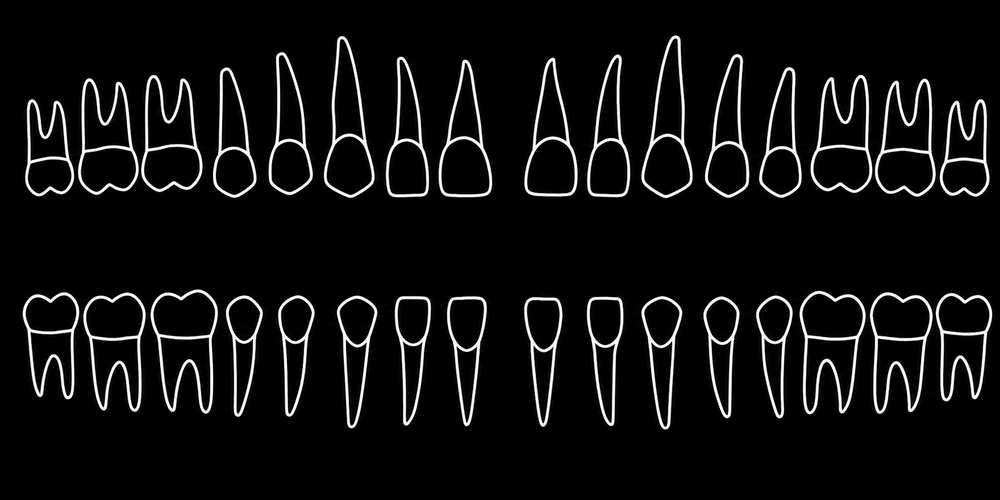
#> input picture 81c35db2-18ef-4953-ad59-a5f41ccd61e2.png, 1000 x 500 px, shrunk from 1774 x 887 before the run
$ python detect_teeth_boxes.py 81c35db2-18ef-4953-ad59-a5f41ccd61e2.png
#> lines starting #> are read from the running program, lines starting #| are printed output that depends on the picture; after the words box and inside, x2 and y2 are one past the last pixel; in counts of white or black regions, pixels touching at a corner belong together
import argparse
import json
import os
from pathlib import Path

import cv2
import numpy as np


def load_visible_mask(image_path: str, threshold: int = 20) -> tuple[np.ndarray, np.ndarray]:
    """
    Loads an image and creates a binary mask of visible pixels.

    Works with:
    - PNGs with transparency
    - JPG/PNG images on black backgrounds
    """

    img = cv2.imread(image_path, cv2.IMREAD_UNCHANGED)

    if img is None:
        raise FileNotFoundError(f"Could not load image: {image_path}")

    if len(img.shape) == 3 and img.shape[2] == 4:
        bgr = img[:, :, :3]
        alpha = img[:, :, 3]

        gray = cv2.cvtColor(bgr, cv2.COLOR_BGR2GRAY)

        # Keep pixels that are both visible and not basically black
        mask = np.where((alpha > threshold) & (gray > threshold), 255, 0).astype(np.uint8)

    else:
        if len(img.shape) == 2:
            gray = img
            bgr = cv2.cvtColor(img, cv2.COLOR_GRAY2BGR)
        else:
            bgr = img
            gray = cv2.cvtColor(img, cv2.COLOR_BGR2GRAY)

        _, mask = cv2.threshold(gray, threshold, 255, cv2.THRESH_BINARY)

    return bgr, mask


def remove_long_horizontal_lines(mask: np.ndarray, kernel_width: int = 70) -> np.ndarray:
    """
    Removes long horizontal rules/guide lines from the chart.

    Tooth charts often have long horizontal lines running through them.
    Those lines can connect multiple teeth together, so we remove them before contour detection.
    """

    horizontal_kernel = cv2.getStructuringElement(cv2.MORPH_RECT, (kernel_width, 1))
    detected_lines = cv2.morphologyEx(mask, cv2.MORPH_OPEN, horizontal_kernel, iterations=1)

    cleaned = cv2.subtract(mask, detected_lines)
    return cleaned


def connect_tooth_outlines(
    mask: np.ndarray,
    dilate_width: int = 9,
    dilate_height: int = 9,
    dilate_iterations: int = 1,
) -> np.ndarray:
    """
    Connects broken tooth outlines so each tooth becomes one larger object.

    This version works better for cleaned mask images where the teeth are white outlines
    on a black background.
    """

    # First, threshold hard so faint gray pixels do not become random detections.
    _, clean = cv2.threshold(mask, 150, 255, cv2.THRESH_BINARY)

    # Close small gaps in the tooth outlines.
    close_kernel = cv2.getStructuringElement(cv2.MORPH_ELLIPSE, (17, 17))
    connected = cv2.morphologyEx(clean, cv2.MORPH_CLOSE, close_kernel, iterations=1)

    # Thicken the outlines slightly so broken pieces join together.
    dilate_kernel = cv2.getStructuringElement(
        cv2.MORPH_ELLIPSE,
        (dilate_width, dilate_height)
    )

    connected = cv2.dilate(
        connected,
        dilate_kernel,
        iterations=dilate_iterations
    )

    return connected

def filter_boxes(
    contours,
    image_width: int,
    image_height: int,
    min_width: int = 14,
    min_height: int = 30,
    max_width: int = 130,
    max_height: int = 170,
    min_area: int = 250,
    max_aspect_ratio: float = 3.0,
) -> list[dict]:
    """
    Converts contours into bounding boxes and filters obvious non-teeth.

    These values are intentionally adjustable because tooth chart images vary.
    """

    boxes = []

    for contour in contours:
        x, y, w, h = cv2.boundingRect(contour)
        area = cv2.contourArea(contour)

        if w < min_width or h < min_height:
            continue

        if w > max_width or h > max_height:
            continue

        if area < min_area:
            continue

        aspect_ratio = w / h

        # Reject long skinny horizontal objects.
        if aspect_ratio > max_aspect_ratio:
            continue

        # Reject objects that are suspiciously close to full image width.
        if w > image_width * 0.2:
            continue

        boxes.append(
            {
                "x": int(x),
                "y": int(y),
                "width": int(w),
                "height": int(h),
                "center_x": int(x + w / 2),
                "center_y": int(y + h / 2),
                "area": float(area),
            }
        )

    return boxes


def group_rows(boxes: list[dict], row_tolerance: int = 45) -> list[list[dict]]:
    """
    Groups detected teeth into rows based on vertical center position.

    This makes numbering easier because teeth are sorted row-by-row,
    left-to-right.
    """

    if not boxes:
        return []

    boxes = sorted(boxes, key=lambda b: b["center_y"])

    rows = []

    for box in boxes:
        placed = False

        for row in rows:
            row_center = sum(b["center_y"] for b in row) / len(row)

            if abs(box["center_y"] - row_center) <= row_tolerance:
                row.append(box)
                placed = True
                break

        if not placed:
            rows.append([box])

    for row in rows:
        row.sort(key=lambda b: b["center_x"])

    rows.sort(key=lambda row: sum(b["center_y"] for b in row) / len(row))

    return rows


def assign_ids(boxes: list[dict], row_tolerance: int = 45) -> list[dict]:
    """
    Assigns simple IDs like tooth_001, tooth_002, etc.

    You can later replace these with real dental numbers.
    """

    rows = group_rows(boxes, row_tolerance=row_tolerance)

    numbered = []
    counter = 1

    for row_index, row in enumerate(rows, start=1):
        for col_index, box in enumerate(row, start=1):
            box = dict(box)
            box["id"] = f"tooth_{counter:03d}"
            box["row"] = row_index
            box["column"] = col_index
            numbered.append(box)
            counter += 1

    return numbered


def draw_preview(image: np.ndarray, boxes: list[dict], output_path: str) -> None:
    """
    Draws detected boxes over the original image.
    """

    preview = image.copy()

    for box in boxes:
        x = box["x"]
        y = box["y"]
        w = box["width"]
        h = box["height"]

        cv2.rectangle(preview, (x, y), (x + w, y + h), (0, 255, 0), 2)

        label = box["id"].replace("tooth_", "")
        cv2.putText(
            preview,
            label,
            (x, max(15, y - 5)),
            cv2.FONT_HERSHEY_SIMPLEX,
            0.45,
            (0, 255, 0),
            1,
            cv2.LINE_AA,
        )

    cv2.imwrite(output_path, preview)


def write_json(boxes: list[dict], image_width: int, image_height: int, output_path: str) -> None:
    """
    Saves boxes as absolute pixels and percentages.

    Percent values are useful for responsive HTML overlays.
    """

    output = {
        "image_width": image_width,
        "image_height": image_height,
        "boxes": [],
    }

    for box in boxes:
        output["boxes"].append(
            {
                "id": box["id"],
                "row": box["row"],
                "column": box["column"],

                # Pixel coordinates
                "x": box["x"],
                "y": box["y"],
                "width": box["width"],
                "height": box["height"],

                # Percentage coordinates for CSS overlays
                "x_percent": box["x"] / image_width * 100,
                "y_percent": box["y"] / image_height * 100,
                "width_percent": box["width"] / image_width * 100,
                "height_percent": box["height"] / image_height * 100,
            }
        )

    with open(output_path, "w", encoding="utf-8") as f:
        json.dump(output, f, indent=4)


def write_html(image_path: str, boxes: list[dict], image_width: int, image_height: int, output_path: str) -> None:
    """
    Writes a standalone HTML file where each detected tooth is a clickable button.
    """

    image_name = os.path.basename(image_path)

    button_html = []

    for box in boxes:
        left = box["x"] / image_width * 100
        top = box["y"] / image_height * 100
        width = box["width"] / image_width * 100
        height = box["height"] / image_height * 100

        button_html.append(
            f'''
            <button
                class="tooth-button"
                data-tooth="{box["id"]}"
                style="
                    left: {left:.4f}%;
                    top: {top:.4f}%;
                    width: {width:.4f}%;
                    height: {height:.4f}%;
                "
                onclick="selectTooth('{box["id"]}')"
                title="{box["id"]}">
            </button>
            '''
        )

    html = f"""<!DOCTYPE html>
<html lang="en">
<head>
    <meta charset="UTF-8">
    <title>Clickable Tooth Chart</title>

    <style>
        body {{
            background: #111;
            color: white;
            font-family: Arial, sans-serif;
            padding: 24px;
        }}

        .chart-wrapper {{
            position: relative;
            display: inline-block;
            max-width: 100%;
        }}

        .chart-wrapper img {{
            display: block;
            max-width: 100%;
            height: auto;
            user-select: none;
        }}

        .tooth-button {{
            position: absolute;
            border: 2px solid rgba(0, 255, 0, 0.45);
            background: rgba(0, 255, 0, 0.08);
            cursor: pointer;
            padding: 0;
            margin: 0;
        }}

        .tooth-button:hover {{
            background: rgba(0, 255, 0, 0.28);
            border-color: rgba(0, 255, 0, 0.95);
        }}

        .tooth-button.selected {{
            background: rgba(255, 215, 0, 0.35);
            border-color: rgba(255, 215, 0, 1);
        }}

        #output {{
            margin-top: 18px;
            font-size: 18px;
        }}
    </style>
</head>

<body>
    <h1>Clickable Tooth Chart</h1>

    <div class="chart-wrapper">
        <img src="{image_name}" alt="Tooth chart">

        {"".join(button_html)}
    </div>

    <div id="output">Click a tooth.</div>

    <script>
        function selectTooth(toothId) {{
            const button = document.querySelector(`[data-tooth="${{toothId}}"]`);

            if (!button) {{
                return;
            }}

            button.classList.toggle("selected");

            const selected = [...document.querySelectorAll(".tooth-button.selected")]
                .map(btn => btn.dataset.tooth);

            document.getElementById("output").textContent =
                selected.length
                    ? "Selected: " + selected.join(", ")
                    : "Click a tooth.";
        }}
    </script>
</body>
</html>
"""

    with open(output_path, "w", encoding="utf-8") as f:
        f.write(html)


def main():
    parser = argparse.ArgumentParser(description="Detect tooth bounding boxes from a static tooth chart image.")

    parser.add_argument("image", help="Path to the tooth chart image.")

    parser.add_argument("--out-dir", default="output_teeth", help="Output directory.")

    parser.add_argument("--threshold", type=int, default=20, help="Brightness/alpha threshold.")

    parser.add_argument("--horizontal-kernel-width", type=int, default=70, help="Width used to remove horizontal lines.")

    parser.add_argument("--dilate-width", type=int, default=5, help="Dilation kernel width.")
    parser.add_argument("--dilate-height", type=int, default=9, help="Dilation kernel height.")
    parser.add_argument("--dilate-iterations", type=int, default=2, help="Dilation iterations.")

    parser.add_argument("--min-width", type=int, default=14)
    parser.add_argument("--min-height", type=int, default=30)
    parser.add_argument("--max-width", type=int, default=130)
    parser.add_argument("--max-height", type=int, default=170)
    parser.add_argument("--min-area", type=int, default=250)
    parser.add_argument("--max-aspect-ratio", type=float, default=3.0)

    parser.add_argument("--row-tolerance", type=int, default=45)

    args = parser.parse_args()

    image_path = args.image
    out_dir = Path(args.out_dir)
    out_dir.mkdir(parents=True, exist_ok=True)

    bgr, mask = load_visible_mask(image_path, threshold=args.threshold)
#> in load_visible_mask, img is the input picture: shape (500, 1000, 3); mean B, G, R 17.1, 17.2, 17.2
#> in load_visible_mask, `_, mask = cv2.threshold(gray, threshold, 255, cv2.THRESH_BINARY)`:
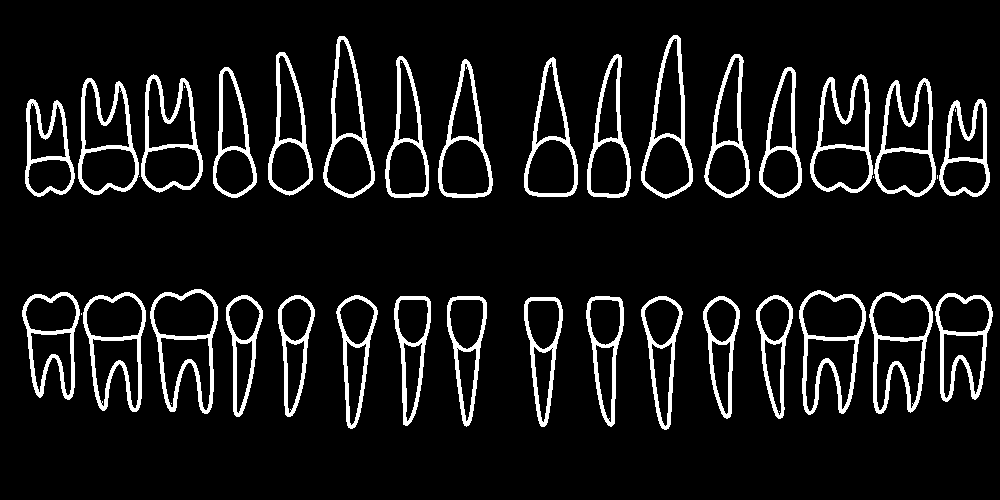
#> mask: shape (500, 1000); 9% white; 44 white regions (12 under 20 px), largest, box (x1, y1, x2, y2) and area: (799, 290, 866, 415) 1812, (150, 289, 218, 414) 1791, (869, 292, 933, 414) 1740

    cleaned = remove_long_horizontal_lines(
        mask,
        kernel_width=args.horizontal_kernel_width,
    )
#> in remove_long_horizontal_lines, `detected_lines = cv2.morphologyEx(mask, cv2.MORPH_OPEN, horizontal_ker..`: detected_lines: shape (500, 1000); every value is 0

    connected = connect_tooth_outlines(
        cleaned,
        dilate_width=args.dilate_width,
        dilate_height=args.dilate_height,
        dilate_iterations=args.dilate_iterations,
    )
#> in connect_tooth_outlines, `connected = cv2.morphologyEx(clean, cv2.MORPH_CLOSE, close_kernel, ite..`:
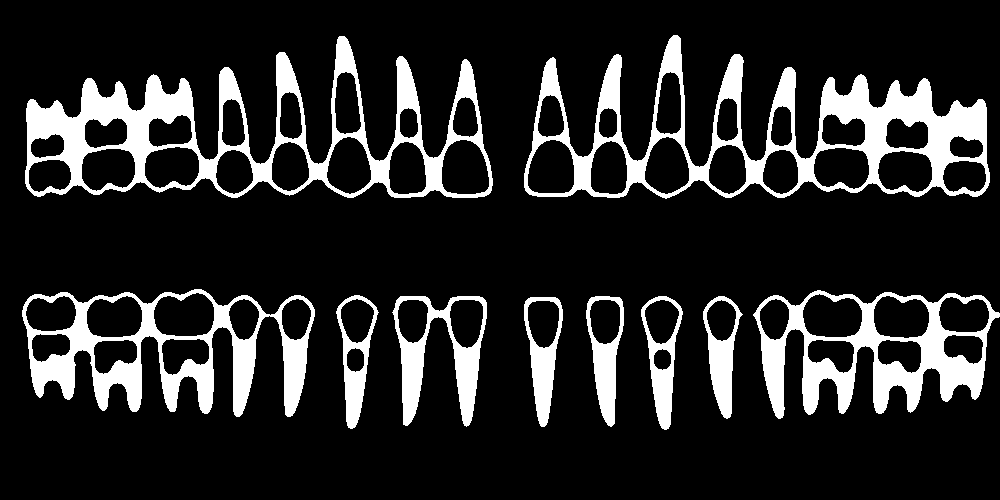
#> connected: shape (500, 1000); 15.4% white; 10 white regions, largest, box (x1, y1, x2, y2) and area: (524, 35, 990, 199) 19753, (25, 36, 493, 198) 19280, (22, 289, 315, 417) 12524
#> in connect_tooth_outlines, `connected = cv2.dilate( connected, dilate_kernel, iterations=dilate_it..`:
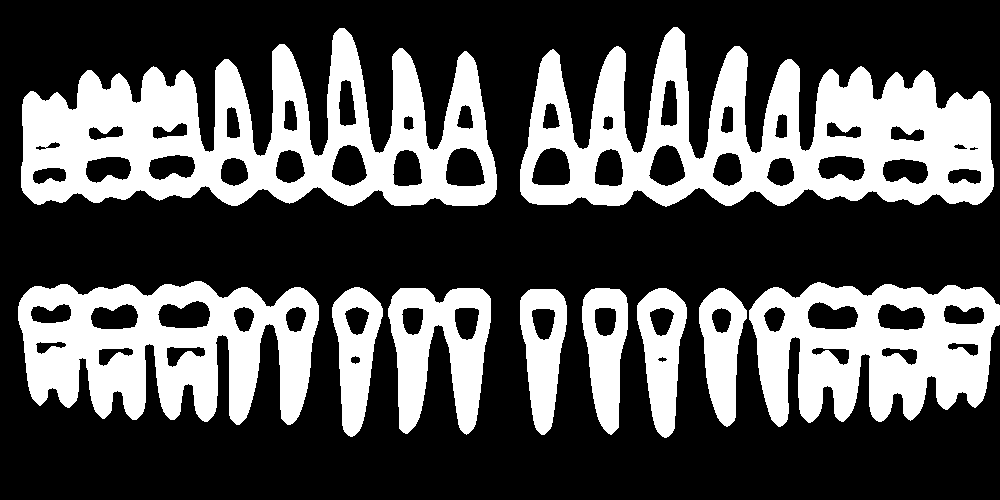
#> connected: shape (500, 1000); 32.9% white; 10 white regions

    contours, _ = cv2.findContours(
        connected,
        cv2.RETR_EXTERNAL,
        cv2.CHAIN_APPROX_SIMPLE,
    )
#> contours = 10 contours; largest, box (x1, y1, x2, y2) and area: (520, 27, 994, 207) 50359, (21, 28, 497, 206) 50138, (18, 281, 319, 425) 30104, (749, 282, 1000, 427) 26254, (388, 288, 491, 435) 9451

    image_height, image_width = mask.shape[:2]
#> image_height = 500; image_width = 1000

    boxes = filter_boxes(
        contours,
        image_width=image_width,
        image_height=image_height,
        min_width=args.min_width,
        min_height=args.min_height,
        max_width=args.max_width,
        max_height=args.max_height,
        min_area=args.min_area,
        max_aspect_ratio=args.max_aspect_ratio,
    )
#> the loop in filter_boxes, `for contour in contours:` made 10 passes
#> (x, y, w, h, area, aspect_ratio) on passes 1 to 6: (520, 289, 47, 146, 4620, 0.322), (699, 288, 48, 139, 4179.5, 0.345), (637, 288, 50, 150, 4710.5, 0.333), (582, 288, 46, 147, 4583, 0.313), (388, 288, 103, 147, 9451, 0.701), (332, 287, 51, 150, 4670.5, 0.34)
#> (x, y, w, h, area) on passes 7 to 10: (749, 282, 251, 145, 26253.5), (18, 281, 301, 144, 30103.5), (21, 28, 476, 178, 50138), (520, 27, 474, 180, 50359)
#> after the loop in filter_boxes, `for contour in contours:`: boxes = 6 items
#> boxes = 6 items

    boxes = assign_ids(boxes, row_tolerance=args.row_tolerance)
#> the loop in group_rows, `for box in boxes:` made 6 passes
#> after the loop in group_rows, `for box in boxes:`: rows = 1 item
#> the loop in group_rows, `for row in rows:` made 1 pass
#> the loop in assign_ids, `for row_index, row in enumerate(rows, start=1):` made 1 pass
#> row_index on pass 1: 1
#> after the loop in assign_ids, `for row_index, row in enumerate(rows, start=1):`: box = 10 items; counter = 7; numbered = 6 items

    json_path = out_dir / "teeth_boxes.json"
    preview_path = out_dir / "teeth_boxes_preview.png"
    html_path = out_dir / "teeth_buttons.html"

    write_json(boxes, image_width, image_height, str(json_path))
#> the loop in write_json, `for box in boxes:` made 6 passes
    draw_preview(bgr, boxes, str(preview_path))
#> the loop in draw_preview, `for box in boxes:` made 6 passes
#> (x, y, w, h, label) on passes 1 to 6: (332, 287, 51, 150, '001'), (388, 288, 103, 147, '002'), (520, 289, 47, 146, '003'), (582, 288, 46, 147, '004'), (637, 288, 50, 150, '005'), (699, 288, 48, 139, '006')
#> after the loop in draw_preview, `for box in boxes:`:
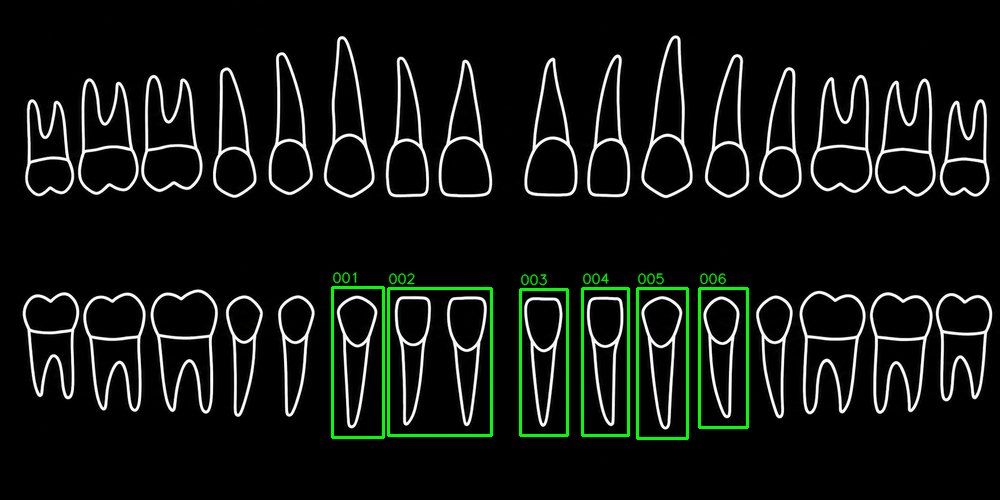
#> preview: shape (500, 1000, 3); 1.72% of pixels changed, all inside (x1, y1, x2, y2) = (331, 272, 749, 440)
    write_html(image_path, boxes, image_width, image_height, str(html_path))
#> the loop in write_html, `for box in boxes:` made 6 passes
#> (left, top, width, height) on passes 1 to 6: (33.2, 57.4, 5.1, 30), (38.8, 57.6, 10.3, 29.4), (52, 57.8, 4.7, 29.2), (58.2, 57.6, 4.6, 29.4), (63.7, 57.6, 5, 30), (69.9, 57.6, 4.8, 27.8)

    # Also save intermediate masks so you can debug/tune the detection.
    cv2.imwrite(str(out_dir / "01_original_mask.png"), mask)
    cv2.imwrite(str(out_dir / "02_without_horizontal_lines.png"), cleaned)
    cv2.imwrite(str(out_dir / "03_connected_components.png"), connected)

    print(f"Detected {len(boxes)} candidate teeth.")
#| Detected 6 candidate teeth.
    print(f"JSON:    {json_path}")
    print(f"Preview: {preview_path}")
    print(f"HTML:    {html_path}")


if __name__ == "__main__":
    main()
